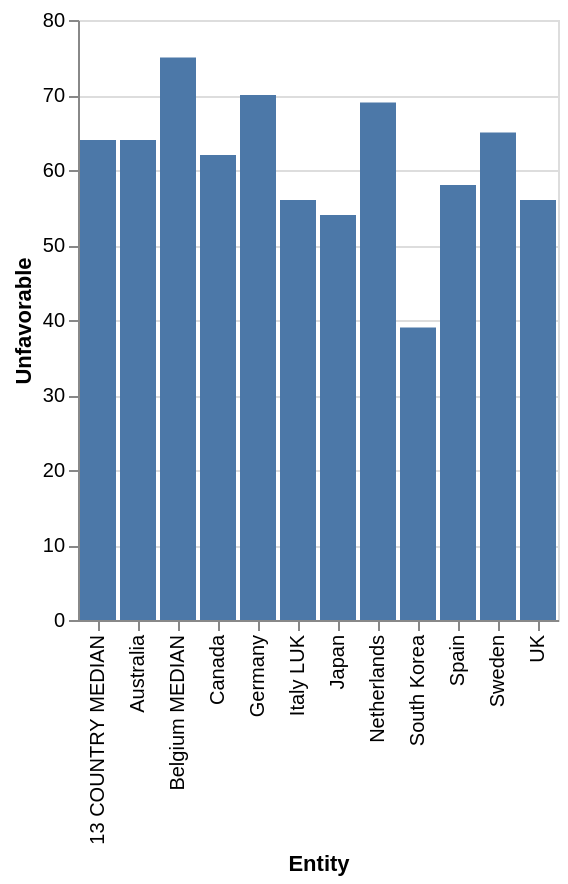

Source (Vega-Lite JSON):
### Vega-Lite specification from a JSON file in a GitHub repository (floating-point values rounded to 4 significant figures)
{"$schema": "https://vega.github.io/schema/vega-lite/v5.json", "description": "Bar chart auto-generated from CSV", "data": {"values": [{"Entity": "13 COUNTRY MEDIAN", "Unfavorable": "64", "Favorable": "34.0"}, {"Entity": "Australia", "Unfavorable": "64", "Favorable": "nan"}, {"Entity": "Japan", "Unfavorable": "54", "Favorable": "nan"}, {"Entity": "South Korea", "Unfavorable": "39", "Favorable": "59.0"}, {"Entity": "Belgium MEDIAN", "Unfavorable": "75", "Favorable": "65.0"}, {"Entity": "Germany", "Unfavorable": "70", "Favorable": "26.0"}, {"Entity": "Netherlands", "Unfavorable": "69", "Favorable": "30.0"}, {"Entity": "Sweden", "Unfavorable": "65", "Favorable": "33.0"}, {"Entity": "Spain", "Unfavorable": "58", "Favorable": "40.0"}, {"Entity": "UK", "Unfavorable": "56", "Favorable": "nan"}, {"Entity": "Italy LUK", "Unfavorable": "56", "Favorable": "55.0"}, {"Entity": "Canada", "Unfavorable": "62", "Favorable": "35.0"}]}, "mark": "bar", "encoding": {"x": {"field": "Entity", "type": "ordinal"}, "y": {"field": "Unfavorable", "type": "quantitative"}}}
